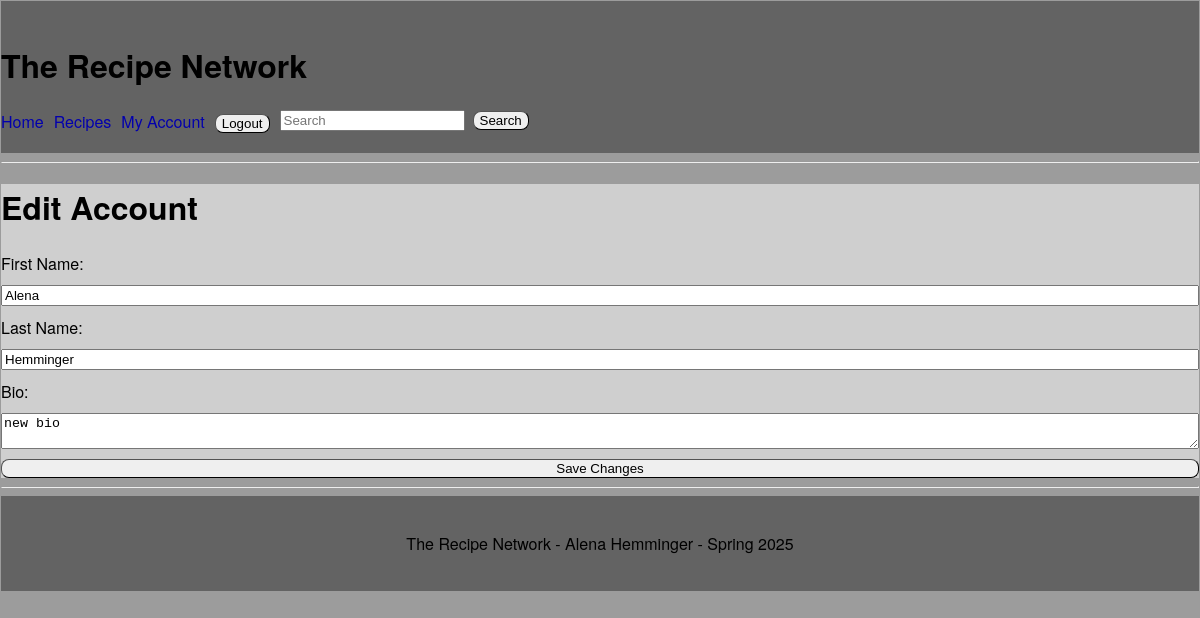
The page /account/alena/edit/ (signed in) on the database its author committed.
### recipe_app/models.py (models this page shows, shortened)
class Account(AbstractUser):
    bio = models.TextField(blank=True)
    favorites = models.ManyToManyField('Recipe', related_name='favorited_by', blank=True)

### recipe_app/views.py (the view, shortened to what this page needs)
# urls.py: path('account/<str:username>/edit/', AccountEdit.as_view(), name='account_edit'),
class AccountEdit(LoginRequiredMixin, View):
    def get(self, request, username):
        if request.user.username != username:
            return redirect('account_detail', username=request.user.username)
        account = Account.objects.get(username=username)
        return render(request, 'recipe_app/account_edit.html', {'account': account})

### recipe_app/templates/recipe_app/account_edit.html (shortened to what this page needs)
{% extends "recipe_app/base.html" %}
{% block content %}
<h1>Edit Account</h1>
<form method="post" style="display: flex; flex-direction: column; gap: 10px;">
    <label for="first_name">First Name:</label>
    <input type="text" name="first_name" value="{{ account.first_name }}" required>
    <label for="last_name">Last Name:</label>
    <input type="text" name="last_name" value="{{ account.last_name }}" required>
    <label for="bio">Bio:</label>
    <textarea name="bio">{{ account.bio }}</textarea>
    <button type="submit">Save Changes</button>
</form>
{% endblock %}

### recipe_app/static/recipe_app/styles.css (style rules this page uses)
body { margin: 1px; font-family: 'Helvetica Neue', Arial, sans-serif; background-color: #9c9c9c; color: #000000; }
button { border-radius: 8px; border-width: 1px; }

### rows shown on the page
Account: first_name "Alena", last_name "Hemminger", bio "new bio"
